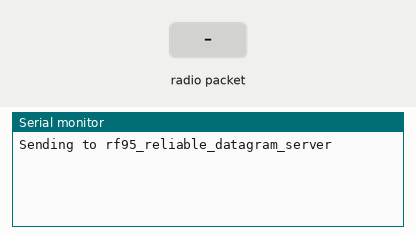
This sketch was run on a simulated Arduino Uno, built with avr-gcc and run on an emulated ATmega328P. Shown: the last lines printed to the serial monitor. Inputs (shaded band) come from the test bench. No radio packets arrive unless stated.

Above: at 1.2 s.
1.3 s: radio packet "1" arrives
At 1.7 s:
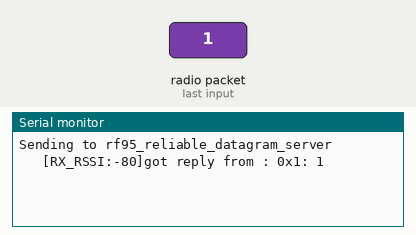
4.3 s: radio packet "0" arrives
At 4.9 s:
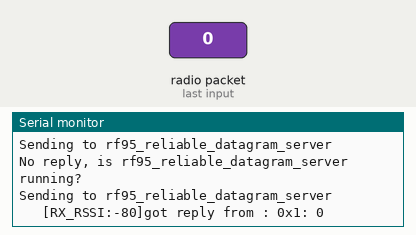
5.8 s: radio packet "2" arrives
At 6.1 s:
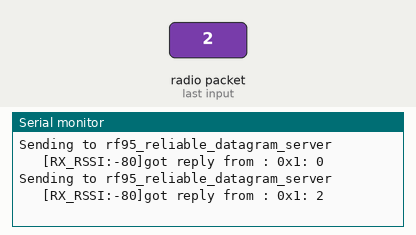

Measured:
- after the input at 1.3 s, the serial monitor: prints a new line at once (image 1)
- after the input at 4.3 s, the serial monitor: prints a new line after 0.22 s (image 2)
- after the input at 5.8 s, the serial monitor: prints a new line at once (image 3)

The sketch:

rf95_reliable_datagram_client.ino
```cpp
// rf95_reliable_datagram_client.pde
// -*- mode: C++ -*-
// Example sketch showing how to create a simple addressed, reliable messaging client
// with the RHReliableDatagram class, using the RH_RF95 driver to control a RF95 radio.
// It is designed to work with the other example rf95_reliable_datagram_server
// Tested with Anarduino MiniWirelessLoRa

#include <RHReliableDatagram.h>
#include <RH_RF95.h>
#include <SPI.h>

#define CLIENT_ADDRESS 1
#define SERVER_ADDRESS 2

// Singleton instance of the radio driver
RH_RF95 driver;

// Class to manage message delivery and receipt, using the driver declared above
RHReliableDatagram manager(driver, CLIENT_ADDRESS);

void setup()
{
  Serial.begin(9600);
  if (!manager.init())
    Serial.println("init failed");
  driver.setFrequency(915.0);
  //driver.setModemConfig(RH_RF95::Bw31_25Cr48Sf512);  //set for pre-configured long range
  driver.setTxPower(20);  //set for 100mw
  // Defaults after init are 434.0MHz, 13dBm, Bw = 125 kHz, Cr = 4/5, Sf = 128chips/symbol, CRC on
}

uint8_t data[] = "Hello World!";
// Dont put this on the stack:
uint8_t buf[RH_RF95_MAX_MESSAGE_LEN];

void loop()
{
  Serial.println("Sending to rf95_reliable_datagram_server");

  // Send a message to manager_server
  if (manager.sendtoWait(data, sizeof(data), SERVER_ADDRESS))
  {
    // Now wait for a reply from the server
    uint8_t len = sizeof(buf);
    uint8_t from;
    if (manager.recvfromAckTimeout(buf, &len, 2000, &from))
    {
      Serial.print("   [RX_RSSI:");Serial.print(driver.lastRssi(),DEC);Serial.print("]");
      Serial.print("got reply from : 0x");
      Serial.print(from, HEX);
      Serial.print(": ");
      Serial.println((char*)buf);
      if (driver.lastRssi() <= 80) digitalWrite(4,HIGH);
      else digitalWrite(4,LOW);
    }
    else
    {
      Serial.println("No reply, is rf95_reliable_datagram_server running?");
    }
  }
  else
    Serial.println("sendtoWait failed");
  delay(500);
}
```
